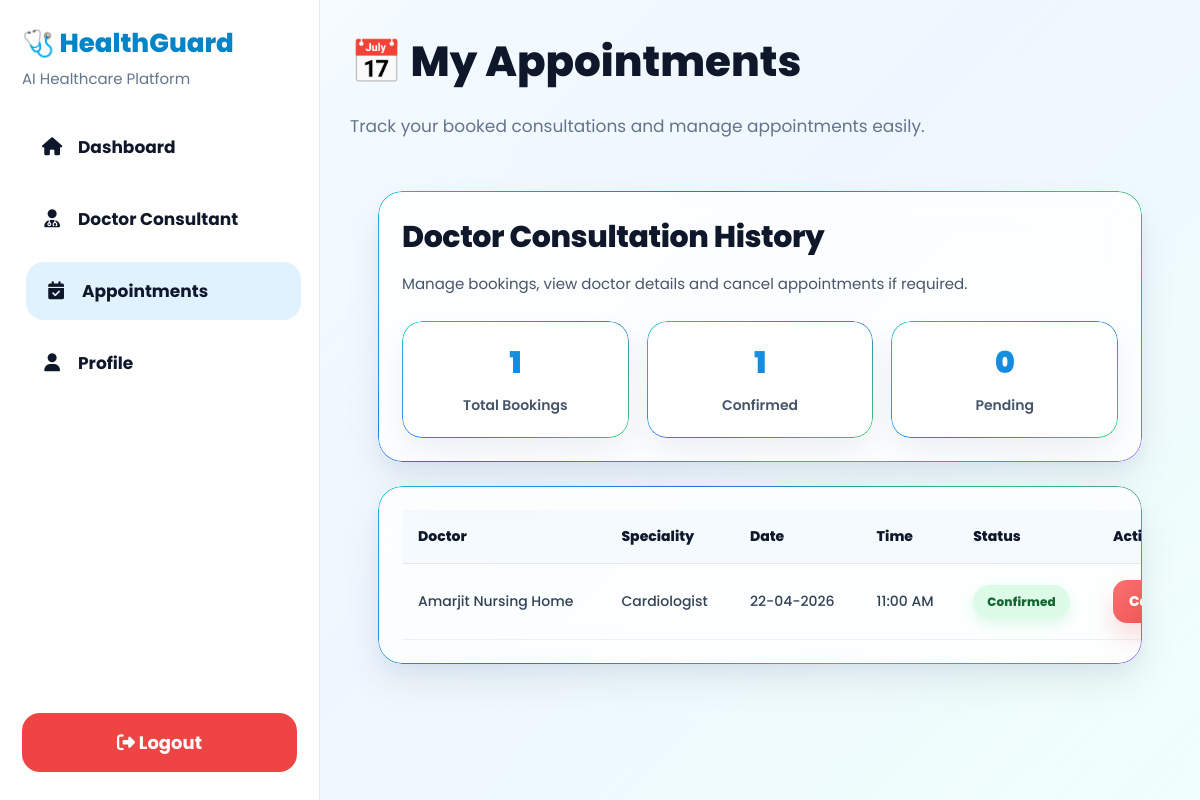
Screenshot of /my-appointments (signed in) with the database file from the repository.
### tables this page shows
CREATE TABLE appointments(
        id INTEGER PRIMARY KEY AUTOINCREMENT,
        user_email TEXT,
        doctor_name TEXT,
        speciality TEXT,
        date TEXT,
        time TEXT,
        status TEXT,
        created_at TEXT
    );

### app.py (the view)
@app.route('/my-appointments')
def my_appointments():
    if 'user' not in session:
        return redirect('/login')
    conn = get_db()
    conn.row_factory = sqlite3.Row
    cur = conn.cursor()
    cur.execute("""
    SELECT * FROM appointments
    WHERE user_email=?
    ORDER BY id DESC
    """, (session['email'],))
    appointments = cur.fetchall()
    total = len(appointments)
    confirmed = 0
    pending = 0
    for row in appointments:
        if row['status'] == "Confirmed":
            confirmed += 1
        if row['status'] == "Pending":
            pending += 1
    conn.close()
    return render_template(
        "appointment.html",
        appointments=appointments,
        total=total,
        confirmed=confirmed,
        pending=pending
    )

### app.py (called while the page is built)
def get_db():
    conn = sqlite3.connect("healthguard.db")
    conn.row_factory = sqlite3.Row
    return conn

### templates/appointment.html (shortened to what this page needs)
<!DOCTYPE html>
<html lang="en">
<head>
<link rel="stylesheet" href="/static/style.css">
<link rel="stylesheet"
href="https://cdnjs.cloudflare.com/ajax/libs/font-awesome/6.5.0/css/all.min.css">
</head>
<body>
<div class="dashboard-container">
<aside class="sidebar">
<div class="sidebar-top">
<div class="sidebar-logo">
<h2>🩺 HealthGuard</h2>
<p>AI Healthcare Platform</p>
</div>
<nav class="menu-links">
<a href="/dashboard">
<i class="fa-solid fa-house"></i> Dashboard
</a>
<a href="/doctor">
<i class="fa-solid fa-user-doctor"></i> Doctor Consultant
</a>
<a href="/my-appointments" class="active-link">
<i class="fa-solid fa-calendar-check"></i> Appointments
</a>
<a href="/profile">
<i class="fa-solid fa-user"></i> Profile
</a>
</nav>
</div>
<a href="/logout" class="side-logout">
<i class="fa-solid fa-right-from-bracket"></i> Logout
</a>
</aside>
<main class="main-content">
<div class="dashboard-top">
<h1>📅 My Appointments</h1>
<p>Track your booked consultations and manage appointments easily.</p>
</div>
<div class="app-page">
<div class="hero-box">
<h2>Doctor Consultation History</h2>
<p>Manage bookings, view doctor details and cancel appointments if required.</p>
<div class="stats-row">
<div class="stat-card">
<h2>{{ total if total else 0 }}</h2>
<p>Total Bookings</p>
</div>
<div class="stat-card">
<h2>{{ confirmed if confirmed else 0 }}</h2>
<p>Confirmed</p>
</div>
<div class="stat-card">
<h2>{{ pending if pending else 0 }}</h2>
<p>Pending</p>
</div>
</div>
</div>
{% if appointments and appointments|length > 0 %}
<div class="table-box">
<table>
<thead>
<tr>
<th>Doctor</th>
<th>Speciality</th>
<th>Date</th>
<th>Time</th>
<th>Status</th>
<th>Action</th>
</tr>
</thead>
<tbody>
{% for row in appointments %}
<tr>
<td>{{ row.doctor_name }}</td>
<td>{{ row.speciality }}</td>
<td>{{ row.date }}</td>
<td>{{ row.time }}</td>
<td>
{% if row.status == 'Confirmed' %}
<span class="badge confirmed">Confirmed</span>
{% elif row.status == 'Cancelled' %}
<span class="badge cancelled">Cancelled</span>
{% else %}
<span class="badge pending">Pending</span>
{% endif %}
</td>
<td>
<form method="POST" action="/cancel-appointment">
<button type="submit" class="btn cancel-btn">
Cancel
</button>
</form>
</td>
</tr>
{% endfor %}
</tbody>
</table>
</div>
{% endif %}
</div>
</main>
</div>
</body>
</html>

### static/style.css (style rules this page uses)
* { margin:0; padding:0; box-sizing:border-box; font-family:'Poppins',sans-serif; }
html { scroll-behavior:smooth; }
body { background:linear-gradient(135deg,#f8fdff,#eef7ff,#f0fffb); color:#0f172a; min-height:100vh; overflow-x:hidden; }
a { text-decoration:none; color:inherit; }
button { cursor:pointer; }
.main-btn, button { padding:14px 26px; border:none; border-radius:14px; background:linear-gradient(135deg,#0ea5e9,#2563eb); color:#fff; font-weight:700; transition:.3s; }
.dashboard-container { display:grid; grid-template-columns:320px 1fr; height:100vh; overflow:hidden; }
.sidebar { height:100vh; position:sticky; top:0; left:0; overflow-y:auto; padding:28px 22px; background:#ffffff; border-right:1px solid #e5e7eb; display:flex; flex-direction:column; justify-content:space-between; }
.sidebar-logo h2 { font-size:26px; font-weight:800; color:#0284c7; margin-bottom:8px; line-height:1.2; }
.sidebar-logo p { font-size:15px; color:#64748b; margin-bottom:28px; }
.menu-links { display:flex; flex-direction:column; gap:14px; }
.menu-links a { padding:16px 18px; border-radius:18px; font-size:17px; font-weight:700; display:flex; align-items:center; gap:14px; transition:0.3s; color:#0f172a; }
.menu-links a i { width:24px; text-align:center; font-size:18px; }
.menu-links a:hover, .active-link { background:#e0f2fe; color:#0284c7; transform:translateX(4px); }
.side-logout { margin-top:25px; padding:16px; border-radius:18px; background:#ef4444; color:#fff; font-size:18px; font-weight:700; text-align:center; transition:0.3s; }
.main-content { height:100vh; overflow-y:auto; padding:30px; scroll-behavior:smooth; }
.dashboard-top { display:flex; justify-content:space-between; align-items:center; gap:20px; flex-wrap:wrap; margin-bottom:24px; }
.dashboard-top h1 { font-size:42px; font-weight:800; }
.dashboard-top p { font-size:17px; color:#64748b; }

### rows the page displays
appointments: doctor_name "Amarjit Nursing Home", speciality "Cardiologist", date "22-04-2026", time "11:00 AM", status "Confirmed"

### other values shown
{{ total if total else 0 }} "1"
{{ confirmed if confirmed else 0 }} "1"
{{ pending if pending else 0 }} "0"
